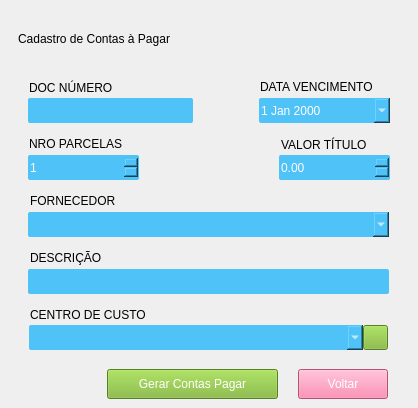
       <widget class="QWidget" name="formCadastroContaPagar">
        <widget class="QPushButton" name="btn_gerar_conta_pagar">
         <property name="geometry">
          <rect>
           <x>107</x>
           <y>369</y>
           <width>171</width>
           <height>30</height>
          </rect>
         </property>
         <property name="styleSheet">
          <string notr="true">QPushButton {
	font: 10pt &quot;Arial&quot;;
	background-color: #7AB32E;
	color: #FFF;
 }
QPushButton:hover{
	background-color: rgb(0, 170, 0);
}</string>
         </property>
         <property name="text">
          <string>Gerar Contas Pagar</string>
         </property>
         <property name="icon">
          <iconset>
           <normaloff>icons/iconSave.png</normaloff>icons/iconSave.png</iconset>
         </property>
         <property name="iconSize">
          <size>
           <width>20</width>
           <height>32</height>
          </size>
         </property>
         <property name="checkable">
          <bool>false</bool>
         </property>
         <property name="default">
          <bool>false</bool>
         </property>
         <property name="flat">
          <bool>false</bool>
         </property>
        </widget>
        <widget class="QLabel" name="lbl_conta_pagar_data_vcto">
         <property name="geometry">
          <rect>
           <x>260</x>
           <y>79</y>
           <width>131</width>
           <height>16</height>
          </rect>
         </property>
         <property name="styleSheet">
          <string notr="true">font: 700 10pt &quot;Arial&quot;;</string>
         </property>
         <property name="text">
          <string>DATA VENCIMENTO</string>
         </property>
        </widget>
        <widget class="QSpinBox" name="sb_conta_pagar_nro_parcelas">
         <property name="geometry">
          <rect>
           <x>28</x>
           <y>155</y>
           <width>111</width>
           <height>25</height>
          </rect>
         </property>
         <property name="styleSheet">
          <string notr="true">QSpinBox{
	background-color: #4fc2f7;
	font: 12pt &quot;Arial&quot;;
	color: rgb(255, 255, 255);
	border:none;
	border-radius: 2px;
}

QSpinBox:Focus {
	border: 1px solid red;
}</string>
         </property>
         <property name="maximum">
          <number>9999</number>
         </property>
         <property name="value">
          <number>1</number>
         </property>
        </widget>
        <widget class="QLabel" name="lbl_conta_pagar_valor_titulo">
         <property name="geometry">
          <rect>
           <x>281</x>
           <y>137</y>
           <width>101</width>
           <height>16</height>
          </rect>
         </property>
         <property name="styleSheet">
          <string notr="true">font: 700 10pt &quot;Arial&quot;;</string>
         </property>
         <property name="text">
          <string>VALOR TÍTULO</string>
         </property>
        </widget>
        <widget class="QComboBox" name="cb_conta_pagar_fornecedor">
         <property name="geometry">
          <rect>
           <x>28</x>
           <y>212</y>
           <width>361</width>
           <height>25</height>
          </rect>
         </property>
         <property name="styleSheet">
          <string notr="true">QComboBox{
	background-color: #4fc2f7;
	font: 12pt &quot;Arial&quot;;
	color: rgb(255, 255, 255);
	border:none;
	border-radius: 2px;
}

QComboBox:Focus {
	border: 1px solid red;
}</string>
         </property>
         <property name="editable">
          <bool>true</bool>
         </property>
        </widget>
        <widget class="QLabel" name="lbl_conta_pagar_nro_parcelas">
         <property name="geometry">
          <rect>
           <x>29</x>
           <y>136</y>
           <width>111</width>
           <height>16</height>
          </rect>
         </property>
         <property name="styleSheet">
          <string notr="true">font: 700 10pt &quot;Arial&quot;;</string>
         </property>
         <property name="text">
          <string>NRO PARCELAS</string>
         </property>
        </widget>
        <widget class="QPushButton" name="btn_goback_data_table_conta_pagar">
         <property name="geometry">
          <rect>
           <x>298</x>
           <y>369</y>
           <width>90</width>
           <height>30</height>
          </rect>
         </property>
         <property name="styleSheet">
          <string notr="true">QPushButton {
	font: 10pt &quot;Arial&quot;;
	background-color: rgb(253, 115, 163);
	color: #FFF;
 }
QPushButton:hover{
	background-color: rgb(255, 0, 0);
}</string>
         </property>
         <property name="text">
          <string>Voltar</string>
         </property>
         <property name="icon">
          <iconset>
           <normaloff>icons/iconGoBack.png</normaloff>icons/iconGoBack.png</iconset>
         </property>
         <property name="iconSize">
          <size>
           <width>20</width>
           <height>32</height>
          </size>
         </property>
        </widget>
        <widget class="QLabel" name="lbl_conta_pagar_cliente">
         <property name="geometry">
          <rect>
           <x>30</x>
           <y>193</y>
           <width>111</width>
           <height>16</height>
          </rect>
         </property>
         <property name="styleSheet">
          <string notr="true">font: 700 10pt &quot;Arial&quot;;</string>
         </property>
         <property name="text">
          <string>FORNECEDOR</string>
         </property>
        </widget>
        <widget class="QLineEdit" name="conta_pagar_doc_numero">
         <property name="geometry">
          <rect>
           <x>28</x>
           <y>98</y>
           <width>165</width>
           <height>25</height>
          </rect>
         </property>
         <property name="styleSheet">
          <string notr="true">QLineEdit{
	background-color: #4fc2f7;
	font: 12pt &quot;Arial&quot;;
	color: rgb(255, 255, 255);
	border:none;
	border-radius: 2px;
}

QLineEdit:Focus {
	border: 1px solid red;
}</string>
         </property>
        </widget>
        <widget class="QDoubleSpinBox" name="sb_conta_pagar_valor_titulo">
         <property name="geometry">
          <rect>
           <x>279</x>
           <y>155</y>
           <width>111</width>
           <height>25</height>
          </rect>
         </property>
         <property name="styleSheet">
          <string notr="true">QDoubleSpinBox{
	background-color: #4fc2f7;
	font: 12pt &quot;Arial&quot;;
	color: rgb(255, 255, 255);
	border:none;
	border-radius: 2px;
}

QDoubleSpinBox:Focus {
	border: 1px solid red;
}</string>
         </property>
         <property name="maximum">
          <double>99999999.989999994635582</double>
         </property>
        </widget>
        <widget class="QLabel" name="lbl_conta_pagar_centro_custo">
         <property name="geometry">
          <rect>
           <x>30</x>
           <y>307</y>
           <width>161</width>
           <height>16</height>
          </rect>
         </property>
         <property name="styleSheet">
          <string notr="true">font: 700 10pt &quot;Arial&quot;;</string>
         </property>
         <property name="text">
          <string>CENTRO DE CUSTO</string>
         </property>
        </widget>
        <widget class="QDateEdit" name="conta_pagar_data_vcto">
         <property name="geometry">
          <rect>
           <x>259</x>
           <y>98</y>
           <width>131</width>
           <height>25</height>
          </rect>
         </property>
         <property name="styleSheet">
          <string notr="true">QDateEdit{
	background-color: #4fc2f7;
	font: 12pt &quot;Arial&quot;;
	color: rgb(255, 255, 255);
	border:none;
	border-radius: 2px;
}

QDateEdit:Focus {
	border: 1px solid red;
}</string>
         </property>
         <property name="calendarPopup">
          <bool>true</bool>
         </property>
        </widget>
        <widget class="QLineEdit" name="conta_pagar_descricao">
         <property name="geometry">
          <rect>
           <x>28</x>
           <y>269</y>
           <width>361</width>
           <height>25</height>
          </rect>
         </property>
         <property name="styleSheet">
          <string notr="true">QLineEdit{
	background-color: #4fc2f7;
	font: 12pt &quot;Arial&quot;;
	color: rgb(255, 255, 255);
	border:none;
	border-radius: 2px;
}

QLineEdit:Focus {
	border: 1px solid red;
}</string>
         </property>
        </widget>
        <widget class="QLabel" name="lbl_conta_pagar_doc_nro">
         <property name="geometry">
          <rect>
           <x>29</x>
           <y>80</y>
           <width>91</width>
           <height>16</height>
          </rect>
         </property>
         <property name="styleSheet">
          <string notr="true">font: 700 10pt &quot;Arial&quot;;</string>
         </property>
         <property name="text">
          <string>DOC NÚMERO</string>
         </property>
        </widget>
        <widget class="QComboBox" name="cb_conta_pagar_centro_custo">
         <property name="geometry">
          <rect>
           <x>29</x>
           <y>325</y>
           <width>334</width>
           <height>25</height>
          </rect>
         </property>
         <property name="styleSheet">
          <string notr="true">QComboBox{
	background-color: #4fc2f7;
	font: 12pt &quot;Arial&quot;;
	color: rgb(255, 255, 255);
	border:none;
	border-radius: 2px;
}

QComboBox:Focus {
	border: 1px solid red;
}</string>
         </property>
         <property name="editable">
          <bool>true</bool>
         </property>
        </widget>
        <widget class="QLabel" name="lbl_title_cadastro_conta_pagar">
         <property name="geometry">
          <rect>
           <x>18</x>
           <y>23</y>
           <width>391</width>
           <height>31</height>
          </rect>
         </property>
         <property name="styleSheet">
          <string notr="true">font: 700 20pt &quot;Arial&quot;;
border-bottom: 2px solid;</string>
         </property>
         <property name="text">
          <string>Cadastro de Contas à Pagar</string>
         </property>
        </widget>
        <widget class="QLabel" name="lbl_conta_pagar_descricao">
         <property name="geometry">
          <rect>
           <x>30</x>
           <y>250</y>
           <width>91</width>
           <height>16</height>
          </rect>
         </property>
         <property name="styleSheet">
          <string notr="true">font: 700 10pt &quot;Arial&quot;;</string>
         </property>
         <property name="text">
          <string>DESCRIÇÃO</string>
         </property>
        </widget>
        <widget class="QPushButton" name="btn_form_centro_custo_conta_pagar">
         <property name="geometry">
          <rect>
           <x>363</x>
           <y>325</y>
           <width>25</width>
           <height>25</height>
          </rect>
         </property>
         <property name="styleSheet">
          <string notr="true">QPushButton {
	font: 10pt &quot;Arial&quot;;
	background-color: #7AB32E;
	color: #FFF;
 }
QPushButton:hover{
	background-color: rgb(0, 170, 0);
}</string>
         </property>
         <property name="text">
          <string/>
         </property>
         <property name="icon">
          <iconset>
           <normaloff>icons/iconAdd.png</normaloff>icons/iconAdd.png</iconset>
         </property>
         <property name="iconSize">
          <size>
           <width>20</width>
           <height>32</height>
          </size>
         </property>
         <property name="checkable">
          <bool>false</bool>
         </property>
         <property name="default">
          <bool>false</bool>
         </property>
         <property name="flat">
          <bool>false</bool>
         </property>
        </widget>
       </widget>
